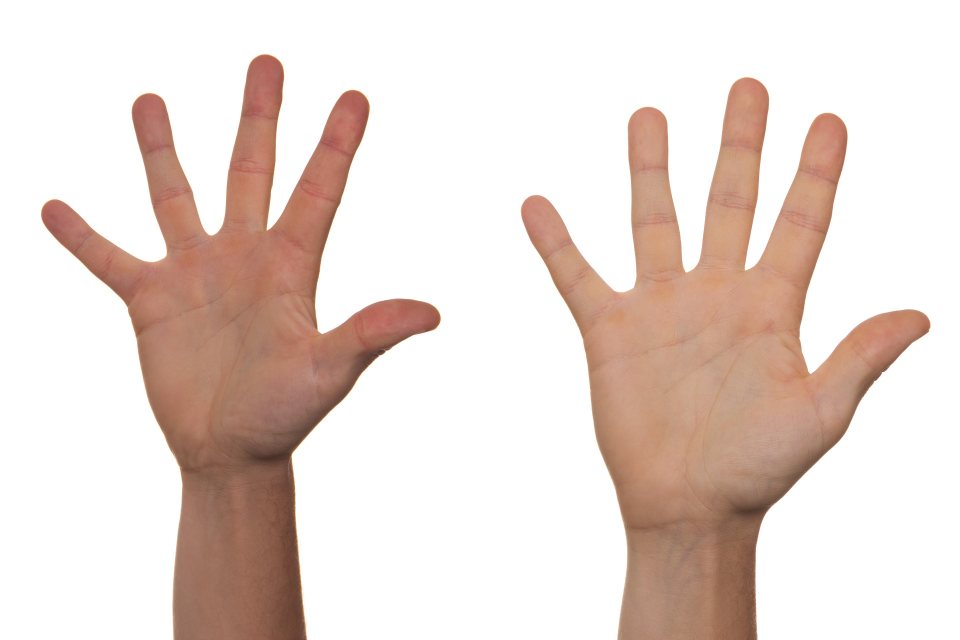
#> input picture hands.jpg, 1920 x 1280 px (shown at 1/2 size)
$ python 'image analysis.py'
#> lines starting #> are read from the running program, lines starting #| are printed output that depends on the picture
import cv2

img = cv2.imread("hands.jpg")
#> img is the input picture: shape (1280, 1920, 3); mean B, G, R 208.6, 215.5, 230.9
img = cv2.resize(img, (0, 0), fx=0.5, fy=0.5)
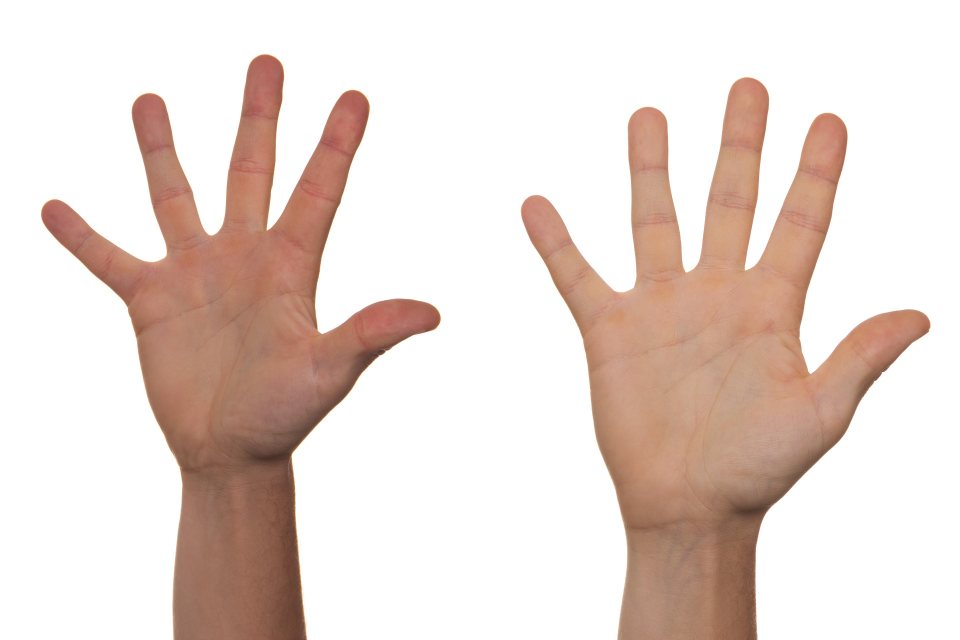
#> img: shape (640, 960, 3); mean B, G, R 208.6, 215.6, 231

height, width, channels = img.shape
#> height = 640; width = 960; channels = 3

print("height:", height)
#| height: 640
print("width:", width)
#| width: 960
print("channels:", channels)
#| channels: 3

gray = cv2.cvtColor(img, cv2.COLOR_BGR2GRAY)
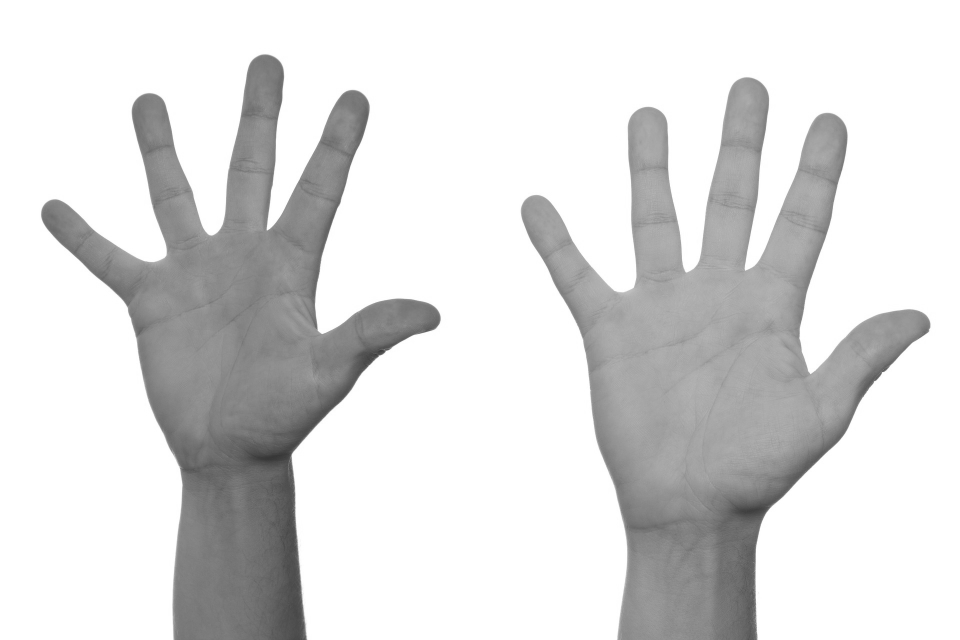
#> gray: shape (640, 960); min 54, max 255, mean 219.4

cv2.imshow("Gray Image", gray)
cv2.waitKey(0)
